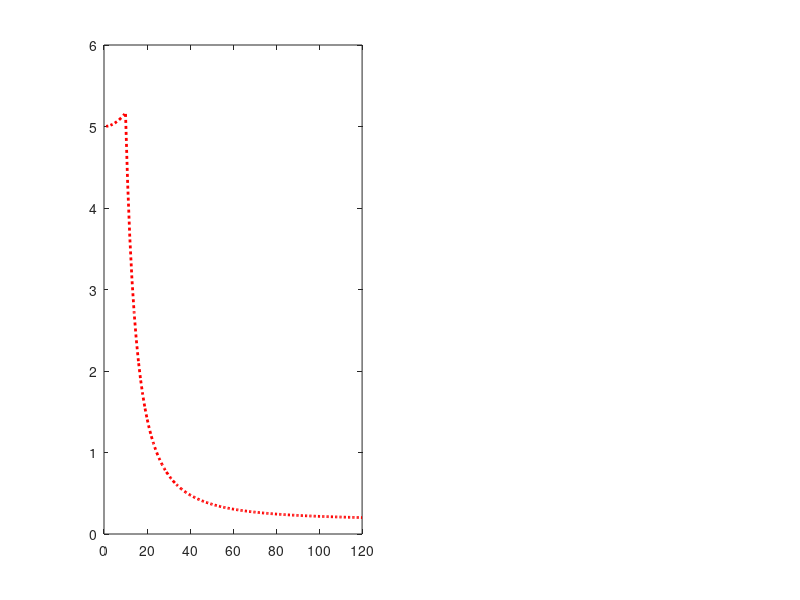

Here is the MATLAB script that generated this plot: (Note: this script raises an error after producing the figure.)
tic
figure
subplot(1,2,1);
rr=1:1:120; %aspect ratio
Ep=7e5; %Young's modulus of platelet
Em=1960;%Young's modulus of matrix
num=0.4; %Poisson's ratio of matrix
sigmcrit=243.05; %Normal strength of matrix
sigpcrit=1400;%Normal strength of platelet
taumcrit=140; %shear strength of matrix
hnol= 1/50;%12.289;%halfnonoverlap to overlaplength ratio
b=10; %%2b is the width of platelet
[Ereg,ar,sig,Lp,nmlztoughzhang,w,Lb,h,vf1,eqn1]=deal(zeros(size(rr)));
Gm1=Em/(2*(1+num)); %Shear modulus of matrix
gbe=Gm1/Ep;
z=0.5;
pr=0.5; %platelet volume fraction
for i=1:numel(rr)
    rrcrit=sigpcrit/taumcrit;
    ar(i)=(pr.*rr(i).*rr(i).*gbe)./(3*(1-pr));
    Ereg(i)=(((4./3)+((3*z.*(1-z).*ar(i)).^-1)).^-1)*pr*Ep;
    if rr(i)<=rrcrit
        sig(i)=pr*sigpcrit*rr(i)./(2*rrcrit);
    else
        sig(i)=pr*sigpcrit./2;
    end
    w(i)=(sig(i).^2)./(2*Ereg(i));
    wp=sigpcrit.^2/(2*Ep);
    nmlztoughzhang(i)=w(i)./wp;
end
plot(rr,nmlztoughzhang,':r','linewidth', 2)
hold on;

[SMP1,SMP2]=deal(zeros(size(rr)));
for i=1:numel(rr)
    Lb(i)=hnol*rr(i)*b/(1+hnol);
    vf=0.5;
    h(i)=((2*rr(i)*b*b)./(vf*(Lb(i)+(rr(i)*b))))-(2*b);
    vf1(i)=2*rr(i)*b*b/(((rr(i)*b)+Lb(i))*((2*b)+h(i))); %volume fraction
    Lb(i)=hnol*rr(i)*b/(1+hnol);
    SMP1(i)=regtoughsmf(Ep,Em,num,b,Lb(i),h(i),rr(i),sigpcrit,sigmcrit,taumcrit);
    SMP2(i)=regtoughsmfBzer(Ep,Em,num,b,Lb(i),h(i),rr(i),sigpcrit,sigmcrit,taumcrit);
end
plot(rr,SMP1,'-.b','linewidth', 2)
hold on;
plot(rr,SMP2,'g','linewidth', 1.5)
xlabel ('\rho', 'fontsize', 15,'fontweight','bold')
ylabel ('w^{reg}_{critical}/ w_{pcritical}','fontweight','bold', 'fontsize', 15)
z1=legend ('Zhang et al., 2010','Present study','Present study, VI ignored','fontsize',10);
set(z1,'FontSize',12);
set(gcf,'color','w')
set(gca,'fontsize',15)

axis square
subplot(1,2,2);

Ep=7e5;
Em=1960;
num=0.4;
sigmcrit=243.05;
sigpcrit=1400;
taumcrit=140;
hnol= 1/50;%halfnonoverlap to overlaplength ratio
b=10; %%2b is the width of platelet
Gm1=Em/(2*(1+num));
gbe=Gm1/Ep;
z=0.5;
n=5;
rr=1:1:120;
[Esw,ar,sig,Lp,nmlztoughzhang,w,Lb,h,vf1,eqn1]=deal(zeros(size(rr)));
pr=0.5;
for i=1:numel(rr)
    sigtotau=sigpcrit/taumcrit;
%      n=5;
     ar(i)=(pr.*rr(i).*rr(i).*gbe)./(3*(1-pr));
     Esw(i)=((n*((3*n)-4)./(3.*((n-1).^2)))+(n.*n./(3*(n-1).*ar(i)))).^-1;
        rr2crit=(n-1)*sigtotau;
  
    if rr(i)<=rr2crit
        nmlztoughzhang(i)=pr*(((n-1)*rr(i)).^2)/(n*n*rr2crit*rr2crit*Esw(i)); %we're not normalizing w.r.t
        %volume fraction, so the original terms are multiplied with pr
    else
        nmlztoughzhang(i)=pr*(n-1).^2/(n*Esw(i)*n);
    end
end
[SMP1,SMP2]=deal(zeros(size(rr)));

for i=1:numel(rr)
    Lb(i)=hnol*rr(i)*b/(1+hnol);
    vf=0.5;
    h(i)=((2*rr(i)*b*b)./(vf*(Lb(i)+(rr(i)*b))))-(2*b);
    vf1(i)=2*rr(i)*b*b/(((rr(i)*b)+Lb(i))*((2*b)+h(i))); %volume fraction
    SMP1(i)=swtoughsmf(n,Ep,Em,num,b,Lb(i),h(i),rr(i),sigpcrit,sigmcrit,taumcrit);
    SMP2(i)=swtoughsmfbzer(n,Ep,Em,num,b,Lb(i),h(i),rr(i),sigpcrit,sigmcrit,taumcrit);
end
plot(rr,nmlztoughzhang,':r','linewidth', 2)
hold on;
plot(rr,SMP1,'-.b','linewidth', 2)
hold on;
plot(rr,SMP2,'g','linewidth', 1.5)
hold on;
xlabel ('\rho', 'fontsize', 15,'fontweight','bold')
ylabel ('w^{sw}_{critical}/ w^p_{critical}','fontweight','bold', 'fontsize', 15)
z2=legend ('Zhang et al., 2010','Present study','Present study, VI ignored');
set(z2,'FontSize',12);
set(gcf,'color','w')
set(gca,'fontsize',15)
xlim([0,120])
axis square
toc

